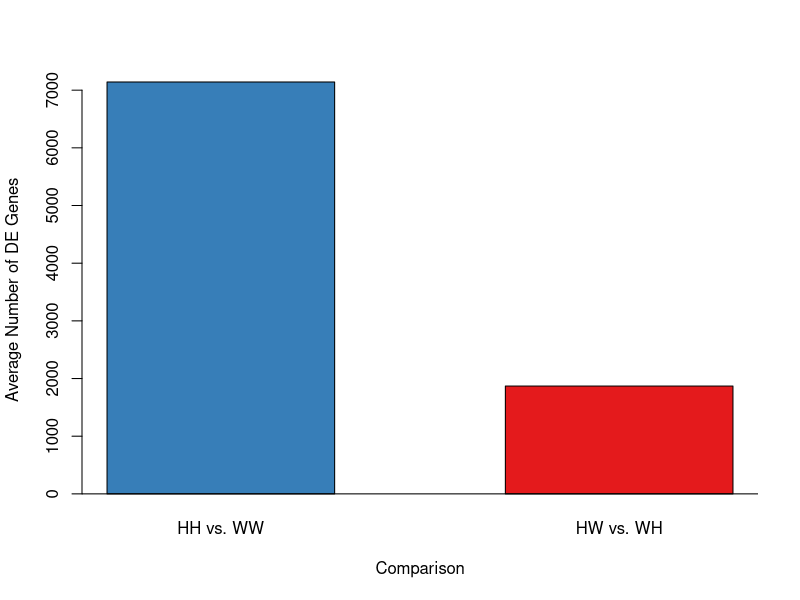

Reproduce this figure in R.
# top numbers are from consolidated

HHWW.down  <- c(3147, 2248, 70, 191, 91)    # matrix order equal k,m,o,p,v
HHWW.up    <- c(2646, 2653, 60, 195, 88)

hybrid.down <- c(430, 1060, 28, 83, 171)    # individual 19 from matrix O excluded - was a crazy outlier - look into more?
hybrid.up   <- c(490, 797, 50, 65, 179)


hw = (c(HHWW.down, HHWW.up))
hybrid = (c(hybrid.down, hybrid.up))


HHWW.down  <- c(9891, 8380, 253, 236, 88)    # matrix order equal k,m,o,p,v
HHWW.up    <- c(9315, 6582, 229, 645, 89)

hybrid.down <- c(1358, 3420, 159, 61, 260)    # individual 19 from matrix O excluded - was a crazy outlier - look into more?
hybrid.up   <- c(1443, 2273, 136, 110, 129)


hw = HHWW.down + HHWW.up
hybrid = hybrid.down + hybrid.up

barplot(c(mean(hw), mean(hybrid)), width = 0.1, space = .75, names.arg = c("HH vs. WW", "HW vs. WH"), ylab = "Average Number of DE Genes", xlab = "Comparison", col = c(rgb(55,126,184, maxColorValue = 255), rgb(228,26,28, maxColorValue = 255)))
abline(0,0)

chisq.test(hw, hybrid)



